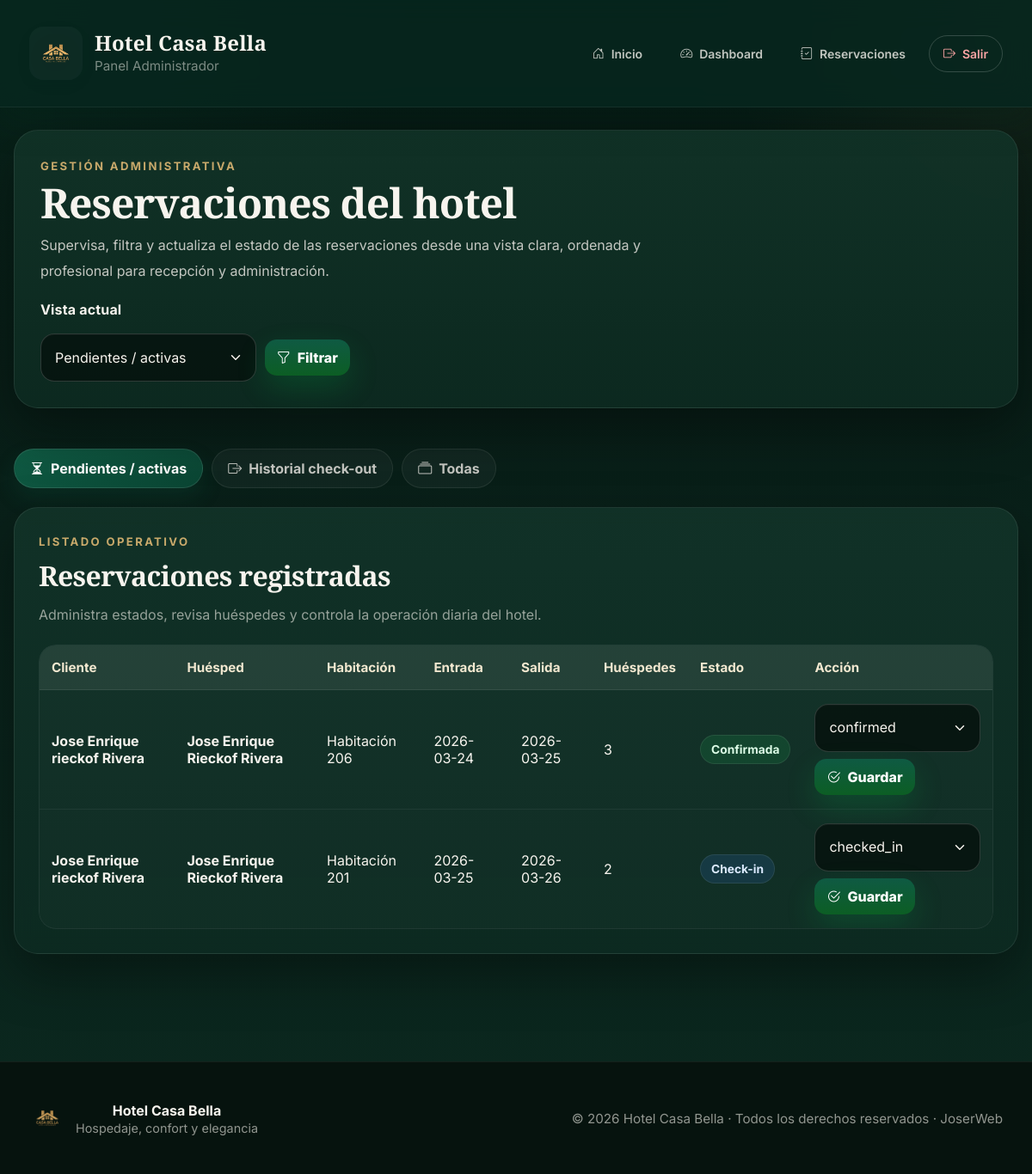
/admin/reservations (signed in), run on an earlier commit of the app's database.
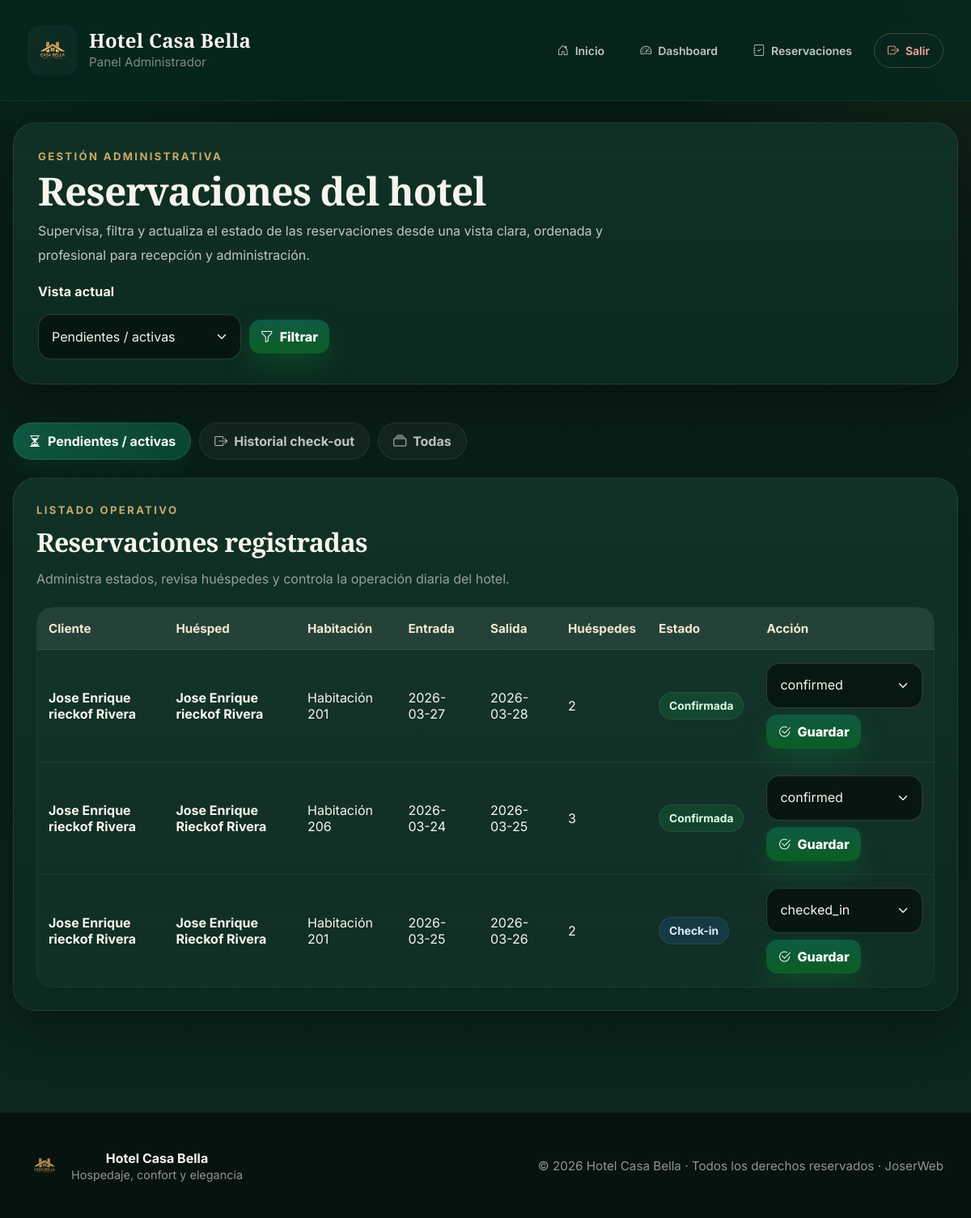
And on a later commit of the database.
### tables this page shows
CREATE TABLE reservations (
  id INTEGER PRIMARY KEY AUTOINCREMENT,
  user_id INTEGER NOT NULL,  -- ✅ cliente que reservó
  guest_name TEXT NOT NULL,
  email TEXT NOT NULL,
  phone TEXT NOT NULL,
  room_id INTEGER NOT NULL,
  check_in TEXT NOT NULL,
  check_out TEXT NOT NULL,
  guests INTEGER NOT NULL,
  special_requests TEXT,
  status TEXT NOT NULL CHECK(status IN ('confirmed','checked_in','checked_out','cancelled')) DEFAULT 'confirmed',
  created_at TEXT NOT NULL DEFAULT (datetime('now')), extra_person INTEGER NOT NULL DEFAULT 0, total_amount REAL NOT NULL DEFAULT 0, admin_alert_dismissed INTEGER NOT NULL DEFAULT 0,
  FOREIGN KEY(user_id) REFERENCES "users_old"(id) ON DELETE CASCADE,
  FOREIGN KEY(room_id) REFERENCES rooms(id) ON DELETE CASCADE
);

CREATE TABLE users (
                    id INTEGER PRIMARY KEY AUTOINCREMENT,
                    full_name TEXT NOT NULL,
                    email TEXT NOT NULL UNIQUE,
                    password_hash TEXT NOT NULL,
                    role TEXT NOT NULL DEFAULT 'client'
                        CHECK (role IN ('client', 'admin', 'superadmin')),
                    created_at TEXT NOT NULL DEFAULT (datetime('now'))
                );

CREATE TABLE rooms (
  id INTEGER PRIMARY KEY AUTOINCREMENT,
  name TEXT NOT NULL,
  category TEXT NOT NULL,
  price_per_night REAL NOT NULL DEFAULT 0,
  capacity INTEGER NOT NULL,
  description TEXT
);

### app.py (the view, shortened to what this page needs)
@app.route("/admin/reservations")
@admin_required
def admin_reservations() -> str:
    db = get_db()
    status = request.args.get("status", "active")
    if status == "checked_out":
        query = """
            SELECT r.*, rm.name AS room_name, u.full_name AS user_name
            FROM reservations r
            JOIN rooms rm ON rm.id = r.room_id
            JOIN users u ON u.id = r.user_id
            WHERE r.status = 'checked_out'
            ORDER BY r.created_at DESC
        """
        reservations = db.execute(query).fetchall()
    else:
        query = """
            SELECT r.*, rm.name AS room_name, u.full_name AS user_name
            FROM reservations r
            JOIN rooms rm ON rm.id = r.room_id
            JOIN users u ON u.id = r.user_id
            WHERE r.status != 'checked_out'
            ORDER BY
                CASE WHEN r.admin_alert_dismissed = 0 THEN 0 ELSE 1 END,
                r.created_at DESC
        """
        reservations = db.execute(query).fetchall()
    pending_alerts = get_pending_admin_alerts(db)
    has_pending_alerts = len(pending_alerts) > 0
    return render_template(
        "reservations_admin.html",
        reservations=reservations,
        selected_status=status,
        pending_alerts=pending_alerts,
        has_pending_alerts=has_pending_alerts,
    )

### app.py (called while the page is built)
def get_db() -> sqlite3.Connection:
    if "db" not in g:
        conn = sqlite3.connect(DB_PATH)
        conn.row_factory = sqlite3.Row
        g.db = conn
    return g.db

def current_user() -> Optional[sqlite3.Row]:
    uid = session.get("user_id")
    if not uid:
        return None
    db = get_db()
    return db.execute("SELECT * FROM users WHERE id = ?", (uid,)).fetchone()

def user_has_role(user: Optional[sqlite3.Row], *allowed_roles: str) -> bool:
    if user is None:
        return False
    role = user["role"]
    hierarchy = {
        "client": 1,
        "admin": 2,
        "superadmin": 3,
    }
    user_level = hierarchy.get(role, 0)
    return any(user_level >= hierarchy.get(r, 999) for r in allowed_roles)

def get_pending_admin_alerts(db: sqlite3.Connection):
    return db.execute(
        """
        SELECT r.*, rm.name AS room_name, u.full_name AS user_name
        FROM reservations r
        JOIN rooms rm ON rm.id = r.room_id
        JOIN users u ON u.id = r.user_id
        WHERE r.admin_alert_dismissed = 0
          AND r.status != 'checked_out'
        ORDER BY r.created_at DESC
        """
    ).fetchall()

### templates/reservations_admin.html (shortened to what the changed rows need)
{% extends "base.html" %}
{% block content %}
<section class="admin-res-shell" data-aos="fade-up">
  <section class="admin-res-hero card">
    <div class="admin-res-hero-copy">
      <h1>Reservaciones del hotel</h1>
    </div>
  </section>
  <section class="card admin-res-table-card">
    <div class="admin-res-section-head">
      <div>
        <h2>Reservaciones registradas</h2>
      </div>
    </div>
    {% if reservations|length == 0 %}
      <div class="empty-admin-res">
        <div class="empty-admin-res-icon">
          <i class="bi bi-calendar2-x"></i>
        </div>
        <h3>No hay reservaciones para mostrar</h3>
        <p>
          En esta vista no existen registros disponibles en este momento.
        </p>
      </div>
    {% else %}
      <div class="table-wrap admin-res-mobile-cards">
        <table class="admin-res-table">
          <thead>
            <tr>
              <th>Cliente</th>
              <th>Huésped</th>
              <th>Habitación</th>
              <th>Entrada</th>
              <th>Salida</th>
              <th>Huéspedes</th>
              <th>Estado</th>
              <th>Acción</th>
            </tr>
          </thead>
          <tbody>
            {% for r in reservations %}
            {% set st = (r.status or '')|lower %}
            <tr class="{{ 'row-new-lux' if r.admin_alert_dismissed == 0 else '' }}">
              <td data-label="Cliente">
                <div class="cell-strong">{{ r.user_name }}</div>
              </td>
              <td data-label="Huésped">
                <div class="guest-cell">
                  <span class="cell-strong">{{ r.guest_name }}</span>
                </div>
              </td>
              <td data-label="Habitación">{{ r.room_name }}</td>
              <td data-label="Entrada">{{ r.check_in }}</td>
              <td data-label="Salida">{{ r.check_out }}</td>
              <td data-label="Huéspedes">{{ r.guests }}</td>
              <td data-label="Estado">
                <span class="status-badge
                  {% if st == 'confirmed' %}status-confirmed{% endif %}
                  {% if st == 'checked_in' %}status-checked-in{% endif %}
                  {% if st == 'cancelled' %}status-cancelled{% endif %}">
                  {% if st == 'confirmed' %}
                    Confirmada
                  {% elif st == 'checked_in' %}
                    Check-in
                  {% elif st == 'checked_out' %}
                    Check-out
                  {% elif st == 'cancelled' %}
                    Cancelada
                  {% else %}
                    {{ r.status }}
                  {% endif %}
                </span>
              </td>
              <td data-label="Acción">
                <form method="post"
                      action="{{ url_for('admin_update_reservation_status', reservation_id=r.id) }}"
                      class="admin-inline-form">
                  <select name="status" required>
                    <option value="confirmed" {{ 'selected' if r.status=='confirmed' else '' }}>confirmed</option>
                    <option value="checked_in" {{ 'selected' if r.status=='checked_in' else '' }}>checked_in</option>
                  </select>
                  <button class="btn btn-primary btn-sm" type="submit">
                    <i class="bi bi-check2-circle"></i>
                    Guardar
                  </button>
                </form>
              </td>
            </tr>
            {% endfor %}
          </tbody>
        </table>
      </div>
    {% endif %}
  </section>
</section>
{% endblock %}

What changed in the data, as far as the page shows it:
added reservations: user_name "Jose Enrique rieckof Rivera", guest_name "Jose Enrique rieckof Rivera", room_name "Habitación 201", check_in "2026-03-27", check_out "2026-03-28", guests "2", shows "Confirmada"
